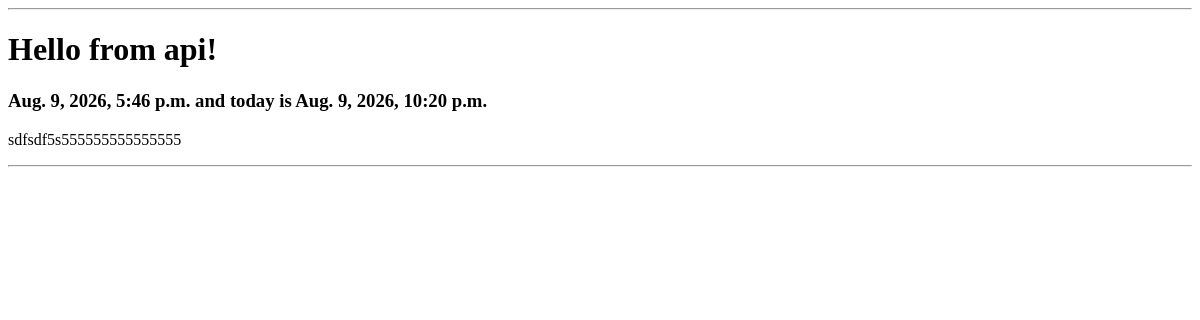
/blog/post/12/ (signed in), run on an earlier commit of the app's database.
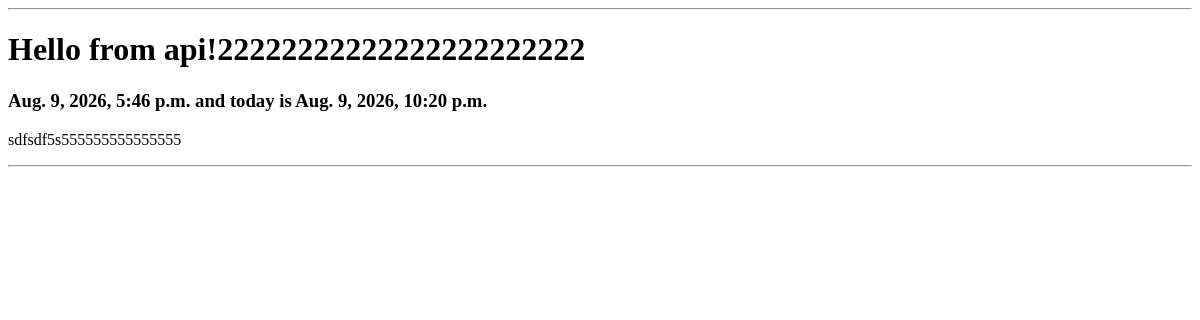
And on a later commit of the database.
### blog/models.py (models this page shows, shortened)
class Post(models.Model):
    author = models.ForeignKey('accounts.Profile', on_delete=models.CASCADE)
    image = models.ImageField(null=True, blank=True)
    title = models.CharField(max_length=250)
    content = models.TextField()
    status = models.BooleanField()
    category = models.ForeignKey('Category', on_delete=models.SET_NULL, null=True)
    created_at = models.DateTimeField(auto_now_add=True)
    updated_at = models.DateTimeField(auto_now=True)
    published_at = models.DateTimeField()

### blog/views.py (the view)
# urls.py: path('post/<int:pk>/', views.PostDetailView.as_view(), name='post-detail'),
class PostDetailView(LoginRequiredMixin ,DetailView):
    model = Post
    def get_context_data(self, **kwargs):
        context = super().get_context_data(**kwargs)
        context['now'] = timezone.now()
        return context

### templates/blog/post_detail.html (shortened to what this page needs)
<!DOCTYPE html>
<html lang="en">
<head>
</head>
<body>
    <hr>
    <h1>{{post.title}}</h1>
    <h3>{{post.created_at}} and today is {{now}}</h3>
    <p>{{post.content}}</p>
    <hr>
</body>
</html>

What changed in the data, as far as the page shows it:
changed Post "sdfsdf5s555555555555555": title "Hello from api!" → "Hello from api!22222222222222222222222"
